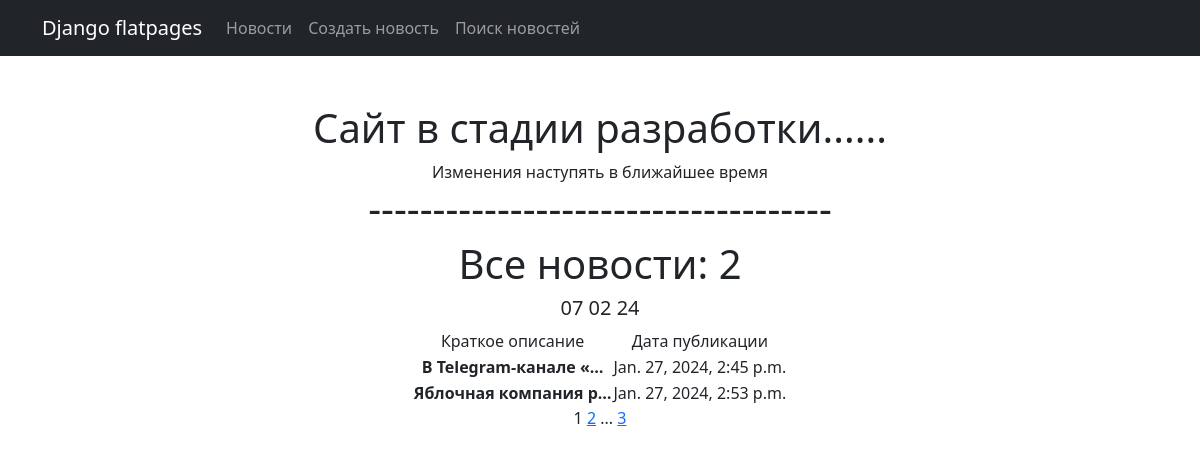
Page /post/ on the committed database.
### simpleapp/models.py (models this page shows, shortened)
class Post(models.Model):
    article = 'AR'
    news = 'NE'
    POSITION = [(article, 'Статья'),
                (news, 'Новости')]
    author = models.ForeignKey(Author, on_delete=models.CASCADE)
    post_news = models.CharField(max_length=2,choices=POSITION,default=news)
    post_time = models.DateTimeField(auto_now_add=True)
    category = models.ManyToManyField(Category,through='PostCategory')
    post = models.CharField(max_length=200)
    text = models.TextField()
    rating_post = models.IntegerField(default=0)

### simpleapp/views.py (the view)
# urls.py: path('post/', PostList.as_view(), name='post_list'),
class PostList(ListView):
    model = Post
    template_name = 'posts.html'
    context_object_name = 'post'
    ordering = ''
    paginate_by = 2
    queryset = Post.objects.filter(post_news='NE')
    def get_context_data(self, **kwargs):
        context = super().get_context_data(**kwargs)
        context['time_now'] = datetime.utcnow()
        return context

### simpleapp/templatetags/custom_censu.py (called while the page is built)
@register.filter()
def censor(value):
    some_string = ''
    for cens in value.split():
        if cens in censura:
            some_string += cens[0] + '*' * (len(cens) -1) + " "
        else:
            some_string += cens + ' '
    return some_string.strip()

### simpleapp/templatetags/custom_tags.py (called while the page is built)
@register.simple_tag(takes_context=True)
def url_replace(context, **kwargs):
   d = context['request'].GET.copy()
   for k, v in kwargs.items():
       d[k] = v
   return d.urlencode()

### templates/posts.html (shortened to what this page needs)
{% extends 'flatpages/default.html' %}
{% load custom_filters %}
{% load custom_tags %}
{% load custom_censu %}
{% block title %}
<h1 align="center">Все новости: {{ post|length }}</h1>
{% endblock title %}
{% block content %}
   <h5 align="center">{{ time_now|date:'d m y' }}</h5>
   <table align="center">
       <tr>
           <td>Краткое описаниe</td>
           <td>Дата публикации</td>
       </tr>
       {% for new in post %}
    <tr>
        <td><strong>{{ new.text|truncatechars:20|censor }}</strong></td>
        <td>{{ new.post_time }}</td>
    </tr>
       {% endfor %}
   </table>
   {{ page_obj.number }}
   {% if page_obj.has_next %}
       <a href="?{% url_replace page=page_obj.next_page_number %}">{{ page_obj.next_page_number }}</a>
       {% if paginator.num_pages != page_obj.next_page_number %}
           ...
           <a href="?{% url_replace page=page_obj.paginator.num_pages %}">{{ page_obj.paginator.num_pages }}</a>
       {% endif %}
   {% endif %}
{% endblock content %}

### rows in the picture
Post: text|censor "В Telegram-канале «…", post_time "Jan. 27, 2024, 2:45 p.m."
Post: text|censor "Яблочная компания р…", post_time "Jan. 27, 2024, 2:53 p.m."

### other values in the picture
{{ post|length }} "2"
{{ time_now|date:'d m y' }} "07 02 24"
{{ page_obj.number }} "1"
{{ page_obj.next_page_number }} "2"
{{ page_obj.paginator.num_pages }} "3"
